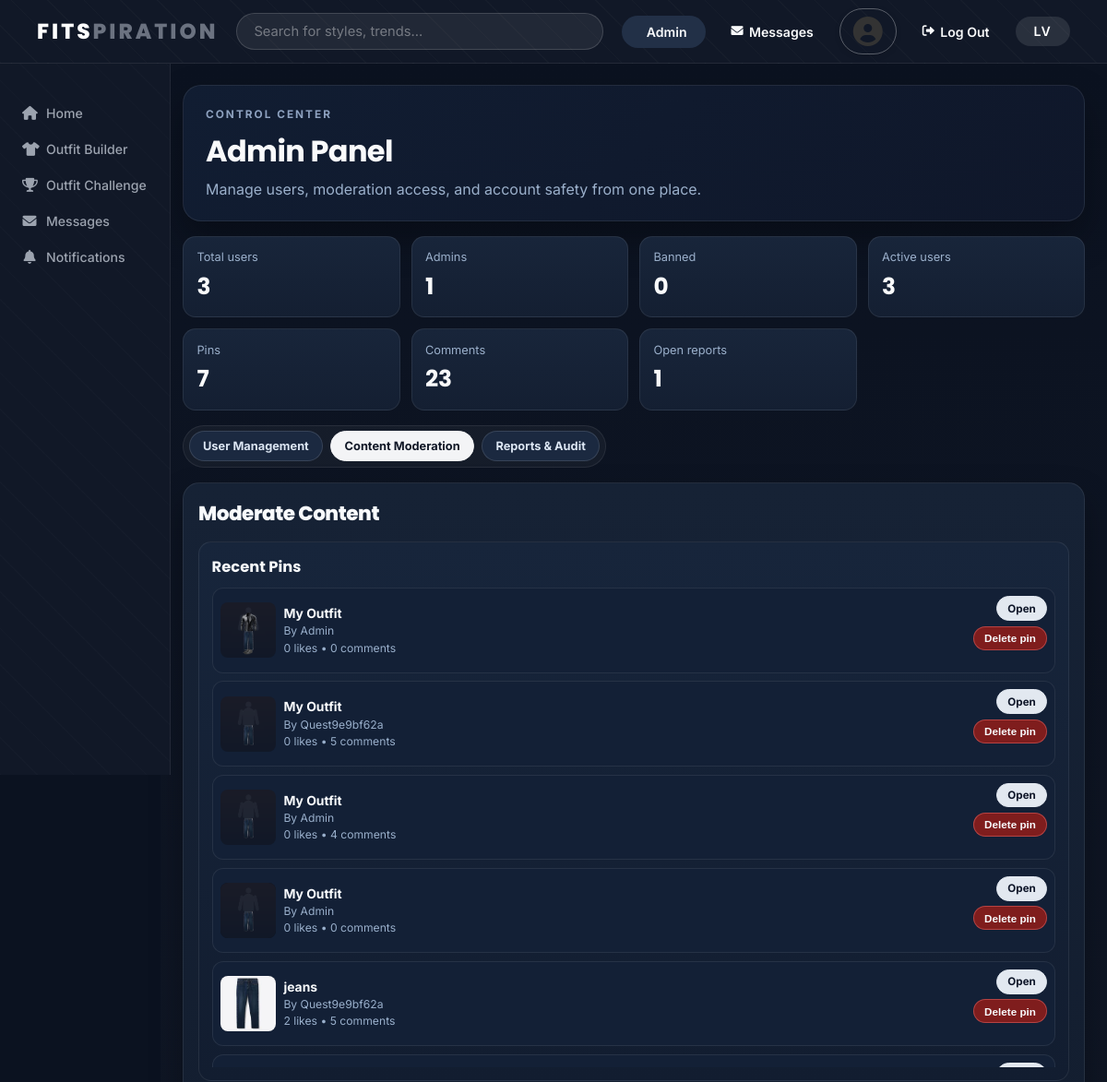
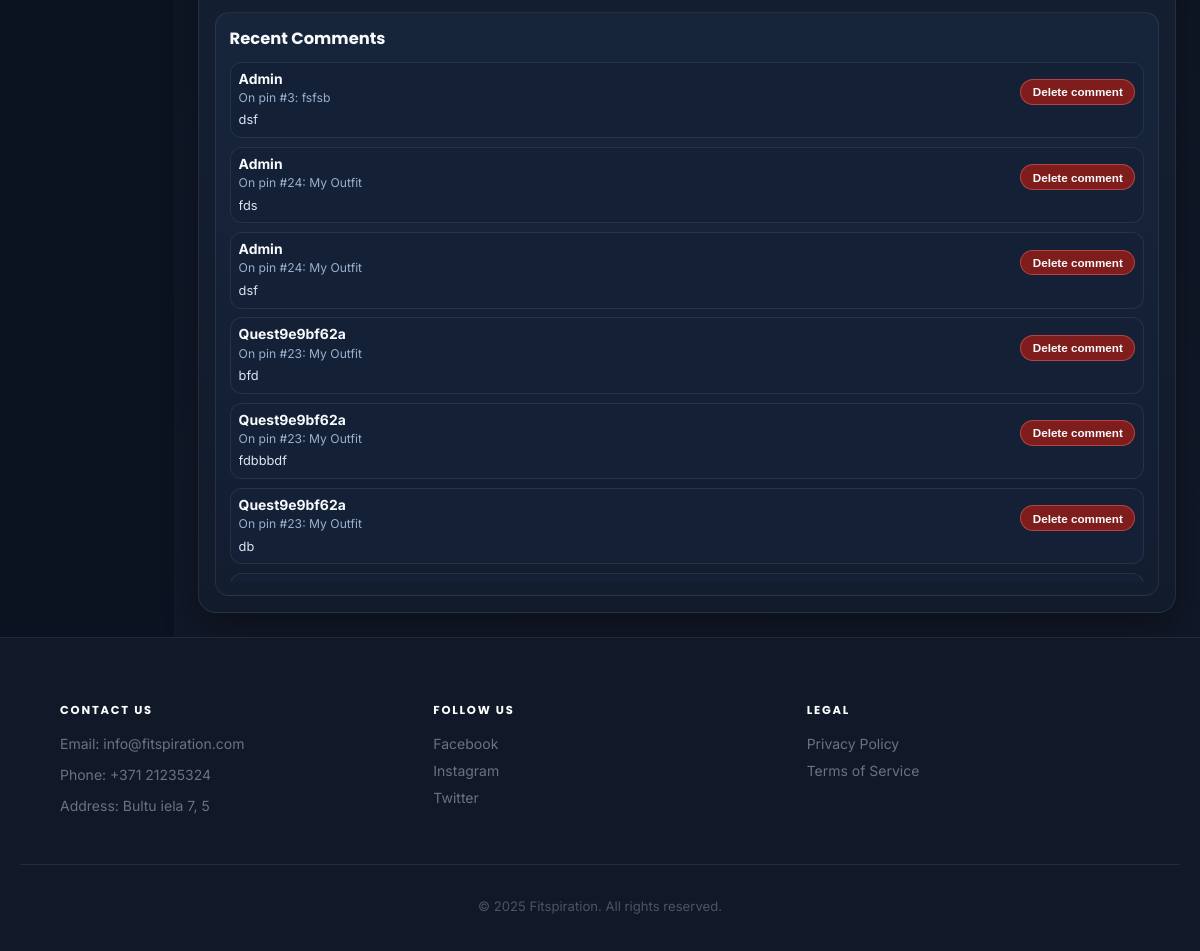
The page /HTML/AdminPanel.php?tab=content (signed in) on the database its author committed (2 pictures, top to bottom).
### tables this page shows
CREATE TABLE `pins` (
  `id` int(11) NOT NULL,
  `img` varchar(255) DEFAULT NULL,
  `title` varchar(50) DEFAULT NULL,
  `description` varchar(300) DEFAULT NULL,
  `link` varchar(150) DEFAULT NULL,
  `collection_id` int(11) DEFAULT NULL,
  `user_id` int(11) DEFAULT NULL
);

CREATE TABLE `comments` (
  `id` int(11) NOT NULL,
  `user_id` int(11) DEFAULT NULL,
  `pin_id` int(11) DEFAULT NULL,
  `created_at` date DEFAULT NULL,
  `comment` varchar(200) DEFAULT NULL
);

### HTML/AdminPanel.php (the view, shortened to what the rows shown need)
<?php
include_once "../JS/headerFooter.php";
include_once "../includes/AdminPanel.inc.php";
?>
<!DOCTYPE html>
<html lang="en">
<head>
    <link rel="stylesheet" href="../CSS/Main.css?v=13">
    <link rel="stylesheet" href="../CSS/AdminPanel.css?v=5">
    <link rel="stylesheet" href="https://cdnjs.cloudflare.com/ajax/libs/font-awesome/6.0.0-beta3/css/all.min.css">
</head>
<body data-csrf-token="<?php echo htmlspecialchars(getCsrfToken(), ENT_QUOTES); ?>">
    <div class="layout">
        <main class="main-content admin-page">
            <section class="admin-hero">
                <div>
                    <h1>Admin Panel</h1>
                </div>
            </section>
            <?php if ($admin_tab === 'users'): ?>
            <section class="admin-management">
                <div class="admin-section-head">
                    <h2>Manage Users</h2>
                    <form method="GET" class="admin-filters">
                        <input type="hidden" name="tab" value="users">
                        <input
                            type="text"
                            name="q"
                            value="<?php echo htmlspecialchars($search); ?>"
                            placeholder="Search username or email"
                        >
                        <select name="filter">
                            <option value="all" <?php echo $filter === 'all' ? 'selected' : ''; ?>>All users</option>
                            <option value="active" <?php echo $filter === 'active' ? 'selected' : ''; ?>>Active users</option>
                            <option value="admins" <?php echo $filter === 'admins' ? 'selected' : ''; ?>>Admins</option>
                            <option value="banned" <?php echo $filter === 'banned' ? 'selected' : ''; ?>>Banned</option>
                        </select>
                        <button type="submit" class="admin-btn filter-btn">Apply</button>
                    </form>
                </div>
                <div class="admin-table-wrap">
                    <table class="admin-table">
                        <thead>
                            <tr>
                                <th>User</th>
                                <th>Email</th>
                                <th>Role</th>
                                <th>Status</th>
                                <th>Actions</th>
                            </tr>
                        </thead>
                        <tbody>
                            <?php if (empty($users)): ?>
                                <tr>
                                    <td colspan="5" class="admin-empty">No users found for current filter.</td>
                                </tr>
                            <?php else: ?>
                                <?php foreach ($users as $user): ?>
                                    <tr>
                                        <td>
                                            <div class="user-meta">
                                                <strong class="no-translate" data-user-content="true"><?php echo htmlspecialchars($user['username']); ?></strong>
                                                <span>ID #<?php echo (int)$user['id']; ?></span>
                                            </div>
                                        </td>
                                        <td><?php echo htmlspecialchars($user['email']); ?></td>
                                        <td>
                                            <span class="pill <?php echo (int)$user['is_admin'] === 1 ? 'role-admin' : 'role-user'; ?>">
                                                <?php echo (int)$user['is_admin'] === 1 ? 'Admin' : 'User'; ?>
                                            </span>
                                        </td>
                                        <td>
                                            <span class="pill <?php echo (int)$user['banned'] === 1 ? 'status-banned' : 'status-active'; ?>">
                                                <?php echo (int)$user['banned'] === 1 ? 'Banned' : 'Active'; ?>
                                            </span>
                                        </td>
                                        <td>
                                            <div class="actions-inline">
                                                <form method="POST">
                                                    <?php echo csrfInput(); ?>
                                                    <input type="hidden" name="admin_tab" value="users">
                                                    <input type="hidden" name="delete_id" value="<?php echo (int)$user['id']; ?>">
                                                    <button type="submit" name="delete_user" class="admin-btn delete-btn" onclick="return confirm('Delete this user account?');">Delete</button>
                                                </form>
                                                <?php if ((int)$user['banned'] === 1): ?>
                                                    <form method="POST">
                                                        <?php echo csrfInput(); ?>
                                                        <input type="hidden" name="admin_tab" value="users">
                                                        <input type="hidden" name="unban_id" value="<?php echo (int)$user['id']; ?>">
                                                        <button type="submit" name="unban_user" class="admin-btn unban-btn" onclick="return confirm('Unban this user?');">Unban</button>
                                                    </form>
                                                <?php else: ?>
                                                    <form method="POST">
                                                        <?php echo csrfInput(); ?>
                                                        <input type="hidden" name="admin_tab" value="users">
                                                        <input type="hidden" name="ban_id" value="<?php echo (int)$user['id']; ?>">
                                                        <button type="submit" name="ban_user" class="admin-btn ban-btn" onclick="return confirm('Ban this user?');">Ban</button>
                                                    </form>
                                                <?php endif; ?>
                                                <?php if ((int)$user['is_admin'] === 1): ?>
                                                    <form method="POST">
                                                        <?php echo csrfInput(); ?>
                                                        <input type="hidden" name="admin_tab" value="users">
                                                        <input type="hidden" name="remove_id" value="<?php echo (int)$user['id']; ?>">
                                                        <button type="submit" name="remove_admin" class="admin-btn role-btn" onclick="return confirm('Remove admin role from this account?');">Remove admin</button>
                                                    </form>
                                                <?php else: ?>
                                                    <form method="POST">
                                                        <?php echo csrfInput(); ?>
                                                        <input type="hidden" name="admin_tab" value="users">
                                                        <input type="hidden" name="admin_id" value="<?php echo (int)$user['id']; ?>">
                                                        <button type="submit" name="make_admin" class="admin-btn role-btn" onclick="return confirm('Grant admin role to this account?');">Make admin</button>
                                                    </form>
                                                <?php endif; ?>
                                            </div>
                                        </td>
                                    </tr>
                                <?php endforeach; ?>
                            <?php endif; ?>
                        </tbody>
                    </table>
                </div>
            </section>
            <?php elseif ($admin_tab === 'content'): ?>
            <section class="admin-management">
                <div class="admin-section-head">
                    <h2>Moderate Content</h2>
                </div>
                <div class="content-moderation-grid">
                    <article class="moderation-card">
                        <div class="moderation-list">
                            <?php if (empty($recentPins)): ?>
                                <p class="admin-empty">No pins found.</p>
                            <?php else: ?>
                                <?php foreach ($recentPins as $pin): ?>
                                    <div class="moderation-item">
                                        <img src="<?php echo !empty($pin['img']) ? '../images/' . htmlspecialchars($pin['img']) : '../images/no_image.jpg'; ?>" alt="Pin">
                                        <div class="moderation-copy">
                                            <strong><?php echo htmlspecialchars($pin['title'] ?: 'Untitled pin'); ?></strong>
                                            <span class="no-translate" data-user-content="true">By <?php echo htmlspecialchars($pin['username']); ?></span>
                                            <span><?php echo (int)$pin['like_count']; ?> likes • <?php echo (int)$pin['comment_count']; ?> comments</span>
                                        </div>
                                        <div class="pin-actions">
                                            <a href="AdminPanel.php?tab=content&pin_id=<?php echo (int)$pin['id']; ?>" class="admin-btn view-btn">Open</a>
                                            <form method="POST">
                                                <button type="submit" name="delete_pin_admin" class="admin-btn delete-btn" onclick="return confirm('Delete this pin and related likes/comments?');">Delete pin</button>
                                            </form>
                                        </div>
                                    </div>
                                <?php endforeach; ?>
                            <?php endif; ?>
                        </div>
                    </article>
                    <article class="moderation-card">
                        <div class="moderation-list">
                            <?php if (empty($recentComments)): ?>
                                <p class="admin-empty">No comments found.</p>
                            <?php else: ?>
                                <?php foreach ($recentComments as $comment): ?>
                                    <div class="moderation-item comment-item">
                                        <div class="moderation-copy">
                                            <strong class="no-translate" data-user-content="true"><?php echo htmlspecialchars($comment['username']); ?></strong>
                                            <span>On pin #<?php echo (int)$comment['pin_id']; ?>: <?php echo htmlspecialchars($comment['pin_title']); ?></span>
                                            <p><?php echo htmlspecialchars($comment['comment']); ?></p>
                                        </div>
                                        <form method="POST">
                                            <button type="submit" name="delete_comment_admin" class="admin-btn delete-btn" onclick="return confirm('Delete this comment?');">Delete comment</button>
                                        </form>
                                    </div>
                                <?php endforeach; ?>
                            <?php endif; ?>
                        </div>
                    </article>
                </div>
            </section>
            <?php endif; ?>
        </main>
    </div>
</body>
</html>

### rows shown on the page
pins: img (picture), title "My Outfit", username "Admin", like_count "0", comment_count "0"
pins: img (picture), title "My Outfit", username "Quest9e9bf62a", like_count "0", comment_count "5"
pins: img (picture), title "My Outfit", username "Admin", like_count "0", comment_count "4"
pins: img (picture), title "My Outfit", username "Admin", like_count "0", comment_count "0"
pins: img (picture), title "jeans", username "Quest9e9bf62a", like_count "2", comment_count "5"
comments: username "Admin", pin "3", pin_title "fsfsb", comment "dsf"
comments: username "Admin", pin "24", pin_title "My Outfit", comment "fds"
comments: username "Admin", pin "24", pin_title "My Outfit", comment "dsf"
comments: username "Quest9e9bf62a", pin "23", pin_title "My Outfit", comment "bfd"
comments: username "Quest9e9bf62a", pin "23", pin_title "My Outfit", comment "fdbbbdf"
comments: username "Quest9e9bf62a", pin "23", pin_title "My Outfit", comment "db"

### other values the page prints
$stats['total_users'] "3"
$stats['admins'] "1"
$stats['banned'] "0"
$stats['active_users'] "3"
$stats['total_pins'] "7"
$stats['total_comments'] "23"
$stats['open_reports'] "1"
